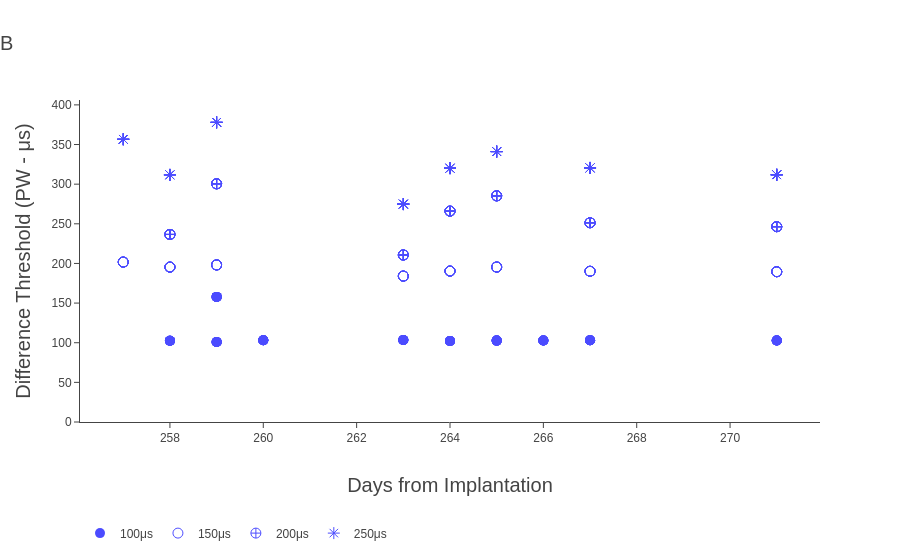

Notebook source saved alongside this figure:
### Markdown cell above
## Figure 5b

### Code cell
filters = {'discrimination':True, 'varparamsID': 3, 'comp_amp': 400, 'cs': False, 'subjectID':1, 'date_range':[255, 300],'refpw_list':[100,150,200,250]}
df1 = filter_data(df, filters)
df1 = df1[df1['ref_chans'] != channels['1']['id']]
df1 = df1.sort_values('ref_pw')
fig = thresh_fig_discrim(df1,'ref_pw')
fig.update_layout(yaxis={'title': "Difference Threshold (PW - μs)", 'showgrid':False,'showline':True,},
                xaxis={'title': "Days from Implantation", 'rangemode':'normal',
                           'showgrid':False,'showline':True},
                legend={'x': 0, 'y': -.3, 'orientation':'h'},
                hovermode='closest',
                 title='B',
                 title_font_size=20,)
fig.update_traces(marker={'color':'blue','size':10})
fig.write_image("Nov_Images/fig5b.svg")
iplot(fig)
fig5b = go.FigureWidget(fig)
